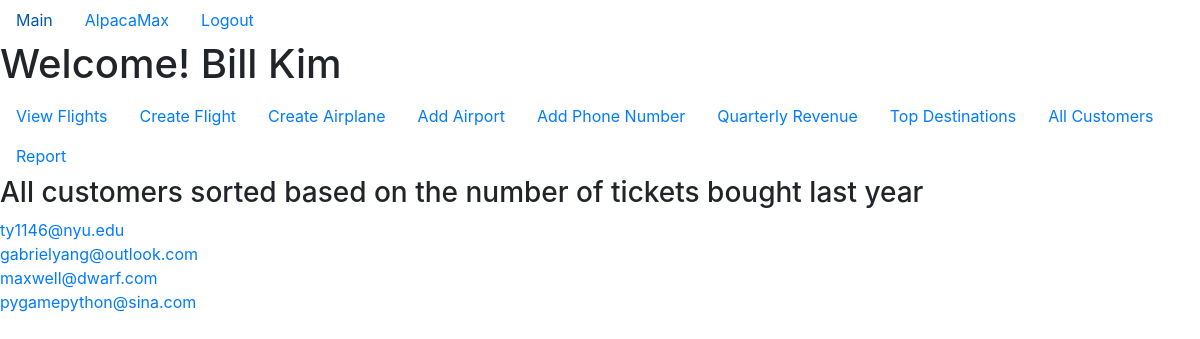
/allCustomers (signed in), run on an earlier commit of the app's database.
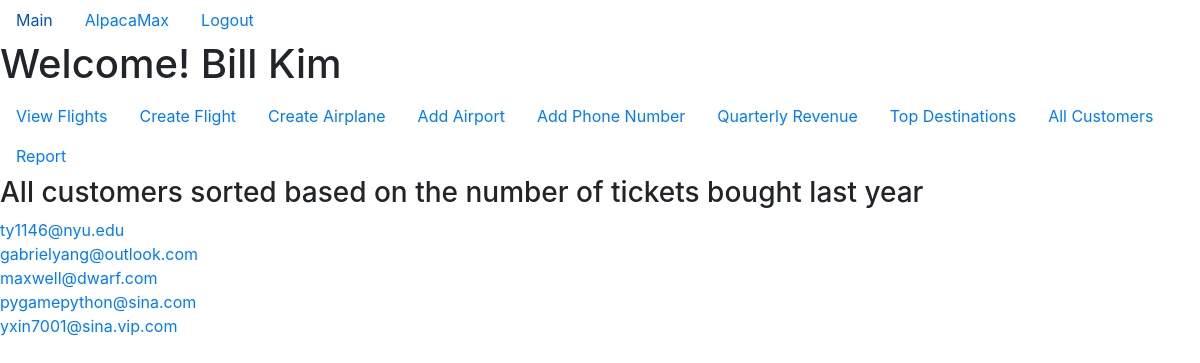
And on a later commit of the database.
### app/models.py (models this page shows, shortened)
class Customer(db.Model, UserMixin):
    email = db.Column(db.String(120), primary_key=True)
    password = db.Column(db.String(60), nullable=False)
    name = db.Column(db.String(100), nullable=False)
    building = db.Column(db.String(20), nullable=False)
    street = db.Column(db.String(20), nullable=False)
    city = db.Column(db.String(20), nullable=False)
    state = db.Column(db.String(20), nullable=False)
    phone = db.Column(db.String(20), nullable=False)
    passport_number = db.Column(db.String(20),nullable=False)
    passport_expire = db.Column(db.Date, nullable=False)
    passport_country = db.Column(db.String(20), nullable=False)
    date_of_birth = db.Column(db.Date, nullable=False)
    tickets = db.relationship("Ticket", backref="customer", lazy=True)

### app/routes.py (the view)
@app.route("/allCustomers", methods=["GET"])
@login_required
def all_customers():
    if (current_user.get_user_type() == "Customer"):
        flash("You cannot view all customers")
        return redirect(url_for("home"))
    last_year = datetime.datetime.today().year - 1
    last_year_start = datetime.datetime(last_year, 1, 1)
    this_year_start = datetime.datetime(last_year+1, 1, 1)
    query = '''select customer.email
               from customer
               order by (select count(ticket.id)
                         from ticket
                         where ticket.airline_name="{}"
                         and ticket.purchase_datetime >= "{}"
                         and ticket.purchase_datetime < "{}"
                         and ticket.customer_email=customer.email
                         group by ticket.customer_email) desc'''.format(current_user.airline_name,
                                                                        str(last_year_start),
                                                                        str(this_year_start))
    result = db.session.execute(query)
    return render_template("all_customers.html", result=result)

### app/models.py (called while the page is built)
@login_manager.user_loader
def load_user(user_id):
    result = Staff.query.get(user_id)
    if (result is None):
        return Customer.query.get(user_id)
    else:
        return result

    def get_id(self):
        return self.username

    def get_user_type(self):
        return "Staff"

### app/templates/all_customers.html
{% extends "staff_layout.html" %}
{% block home_content %}
<h3>All customers sorted based on the number of tickets bought last year</h3>
{% for row in result %}
    <a href="{{ url_for('view_customer', email=row[0]) }}">{{ row[0] }}</a><br>
{% endfor %}
{% endblock %}

What changed in the data, as far as the page shows it:
added Customer: email "yxin7001@sina.vip.com"
